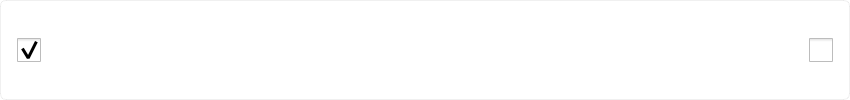
<?xml version="1.0" encoding="UTF-8"?>
<ui version="4.0">
 <class>TaskCard</class>
 <widget class="QFrame" name="TaskCard">
  <property name="enabled">
   <bool>true</bool>
  </property>
  <property name="geometry">
   <rect>
    <x>0</x>
    <y>0</y>
    <width>850</width>
    <height>100</height>
   </rect>
  </property>
  <property name="sizePolicy">
   <sizepolicy hsizetype="Preferred" vsizetype="Maximum">
    <horstretch>0</horstretch>
    <verstretch>0</verstretch>
   </sizepolicy>
  </property>
  <property name="windowTitle">
   <string>Frame</string>
  </property>
  <property name="styleSheet">
   <string notr="true">#TaskCard {	
	border-radius: 6px;
	border: 1px solid rgba(0, 0, 0, 15);
	background-color: rgb(255, 255, 255);
}

QLabel {
	color: rgb(52, 58, 65);
	font-size: 13px;
}

QLabel:disabled {
	color: rgba(52, 58, 65, 150);
}

QCheckBox::indicator {
	width: 24px;
    height: 24px;
}

#checkBox::indicator:checked
{
	image: url(:/icons/check-circle.svg);
}

#checkBox::indicator:checked:disabled
{
	image: url(:/icons/check-circle-disabled.svg);
}

#checkBox::indicator:unchecked
{
	image: url(:/icons/circle.svg);
}

#importantCheckBox::indicator:checked
{
	image: url(:/icons/check-important.svg);
}

#importantCheckBox::indicator:unchecked
{
	
	image: url(:/icons/important-dark.svg);
}

#importantCheckBox::indicator:unchecked:disabled
{
	image: url(:/icons/important-dark-disabled.svg);
}
</string>
  </property>
  <layout class="QHBoxLayout" name="horizontalLayout">
   <property name="spacing">
    <number>16</number>
   </property>
   <property name="leftMargin">
    <number>16</number>
   </property>
   <property name="topMargin">
    <number>8</number>
   </property>
   <property name="rightMargin">
    <number>16</number>
   </property>
   <property name="bottomMargin">
    <number>8</number>
   </property>
   <item>
    <widget class="QCheckBox" name="checkBox">
     <property name="enabled">
      <bool>true</bool>
     </property>
     <property name="minimumSize">
      <size>
       <width>24</width>
       <height>24</height>
      </size>
     </property>
     <property name="maximumSize">
      <size>
       <width>24</width>
       <height>24</height>
      </size>
     </property>
     <property name="text">
      <string/>
     </property>
     <property name="icon">
      <iconset resource="../../../resources/icons.qrc">
       <normaloff>:/icons/circle.svg</normaloff>:/icons/circle.svg</iconset>
     </property>
     <property name="checked">
      <bool>true</bool>
     </property>
    </widget>
   </item>
   <item>
    <widget class="QLabel" name="text">
     <property name="enabled">
      <bool>true</bool>
     </property>
     <property name="sizePolicy">
      <sizepolicy hsizetype="Preferred" vsizetype="Preferred">
       <horstretch>0</horstretch>
       <verstretch>0</verstretch>
      </sizepolicy>
     </property>
     <property name="font">
      <font>
       <pointsize>-1</pointsize>
       <bold>true</bold>
       <strikeout>false</strikeout>
      </font>
     </property>
     <property name="text">
      <string/>
     </property>
     <property name="wordWrap">
      <bool>true</bool>
     </property>
    </widget>
   </item>
   <item>
    <widget class="QCheckBox" name="importantCheckBox">
     <property name="enabled">
      <bool>true</bool>
     </property>
     <property name="minimumSize">
      <size>
       <width>24</width>
       <height>24</height>
      </size>
     </property>
     <property name="maximumSize">
      <size>
       <width>24</width>
       <height>24</height>
      </size>
     </property>
     <property name="text">
      <string/>
     </property>
     <property name="icon">
      <iconset resource="../../../resources/icons.qrc">
       <normaloff>:/icons/important-dark.svg</normaloff>:/icons/important-dark.svg</iconset>
     </property>
     <property name="iconSize">
      <size>
       <width>24</width>
       <height>24</height>
      </size>
     </property>
     <property name="checkable">
      <bool>true</bool>
     </property>
    </widget>
   </item>
  </layout>
 </widget>
 <resources>
  <include location="../../../resources/icons.qrc"/>
 </resources>
 <connections/>
</ui>
